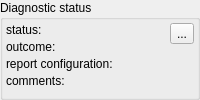
        <widget class="QGroupBox" name="groupBox_5">
         <property name="title">
          <string>Diagnostic status</string>
         </property>
         <property name="flat">
          <bool>true</bool>
         </property>
         <layout class="QHBoxLayout" name="horizontalLayout_5" stretch="1,0">
          <property name="spacing">
           <number>3</number>
          </property>
          <property name="sizeConstraint">
           <enum>QLayout::SetMinimumSize</enum>
          </property>
          <property name="leftMargin">
           <number>3</number>
          </property>
          <property name="topMargin">
           <number>3</number>
          </property>
          <property name="rightMargin">
           <number>3</number>
          </property>
          <property name="bottomMargin">
           <number>3</number>
          </property>
          <item>
           <layout class="QFormLayout" name="formLayout">
            <property name="sizeConstraint">
             <enum>QLayout::SetMinimumSize</enum>
            </property>
            <property name="horizontalSpacing">
             <number>3</number>
            </property>
            <property name="verticalSpacing">
             <number>3</number>
            </property>
            <item row="0" column="0">
             <widget class="QLabel" name="label_13">
              <property name="minimumSize">
               <size>
                <width>105</width>
                <height>0</height>
               </size>
              </property>
              <property name="text">
               <string>status:</string>
              </property>
              <property name="alignment">
               <set>Qt::AlignLeading|Qt::AlignLeft|Qt::AlignTop</set>
              </property>
             </widget>
            </item>
            <item row="0" column="1">
             <widget class="QLabel" name="status">
              <property name="text">
               <string/>
              </property>
             </widget>
            </item>
            <item row="1" column="0">
             <widget class="QLabel" name="label_17">
              <property name="text">
               <string>outcome:</string>
              </property>
              <property name="alignment">
               <set>Qt::AlignLeading|Qt::AlignLeft|Qt::AlignTop</set>
              </property>
             </widget>
            </item>
            <item row="1" column="1">
             <widget class="QLabel" name="outcome">
              <property name="text">
               <string/>
              </property>
              <property name="textInteractionFlags">
               <set>Qt::LinksAccessibleByMouse|Qt::TextSelectableByMouse</set>
              </property>
             </widget>
            </item>
            <item row="3" column="0">
             <widget class="QLabel" name="label_20">
              <property name="text">
               <string>comments:</string>
              </property>
              <property name="alignment">
               <set>Qt::AlignLeading|Qt::AlignLeft|Qt::AlignTop</set>
              </property>
             </widget>
            </item>
            <item row="3" column="1">
             <widget class="QLabel" name="comments_diag">
              <property name="text">
               <string/>
              </property>
              <property name="wordWrap">
               <bool>true</bool>
              </property>
              <property name="textInteractionFlags">
               <set>Qt::LinksAccessibleByMouse|Qt::TextSelectableByMouse</set>
              </property>
             </widget>
            </item>
            <item row="2" column="0">
             <widget class="QLabel" name="label_27">
              <property name="text">
               <string>report configuration:</string>
              </property>
             </widget>
            </item>
            <item row="2" column="1">
             <widget class="QLabel" name="report_config">
              <property name="text">
               <string/>
              </property>
              <property name="textInteractionFlags">
               <set>Qt::LinksAccessibleByMouse|Qt::TextSelectableByMouse</set>
              </property>
             </widget>
            </item>
           </layout>
          </item>
          <item>
           <layout class="QVBoxLayout" name="verticalLayout_6" stretch="0,0">
            <property name="spacing">
             <number>3</number>
            </property>
            <item>
             <widget class="QToolButton" name="diag_status_edit_btn">
              <property name="toolTip">
               <string>Edit diagnostic status.</string>
              </property>
              <property name="text">
               <string>...</string>
              </property>
              <property name="icon">
               <iconset resource="GSvar.qrc">
                <normaloff>:/Icons/Edit.png</normaloff>:/Icons/Edit.png</iconset>
              </property>
             </widget>
            </item>
            <item>
             <spacer name="verticalSpacer_4">
              <property name="orientation">
               <enum>Qt::Vertical</enum>
              </property>
              <property name="sizeType">
               <enum>QSizePolicy::Expanding</enum>
              </property>
              <property name="sizeHint" stdset="0">
               <size>
                <width>5</width>
                <height>5</height>
               </size>
              </property>
             </spacer>
            </item>
           </layout>
          </item>
         </layout>
        </widget>
